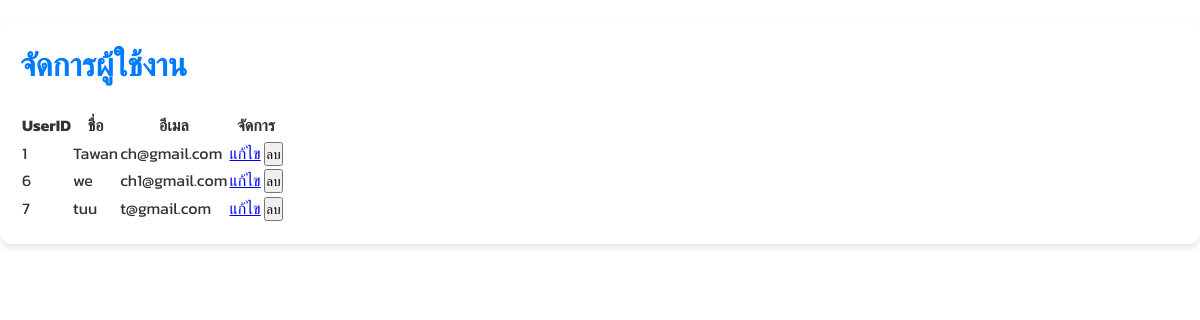
/ManageUser.php (signed in), run on the app's committed database.
### tables this page shows
CREATE TABLE `users` (
  `UserID` int(11) NOT NULL COMMENT 'เก็บไอดีผู้ใช้งาน',
  `Name` varchar(255) NOT NULL COMMENT 'เก็บชื่อ',
  `Email` varchar(255) NOT NULL COMMENT 'เก็บEmailในการlogin',
  `Password` varchar(255) NOT NULL,
  `RoleID` int(11) NOT NULL DEFAULT 1 COMMENT 'RoleID บอกตำแหน่ง',
  `Created_at` timestamp NOT NULL DEFAULT current_timestamp() ON UPDATE current_timestamp()
);

### ManageUser.php (the view, shortened to what this page needs)
<?php
$hostname = "localhost";
$username = "root";
$password = "";
$dbname = "repair_system";
$conn = new mysqli($hostname, $username, $password, $dbname);
$sql = "SELECT * FROM users";
$result = $conn->query($sql);
?>
<!DOCTYPE html>
<html lang="th">
<head>
    <link rel="stylesheet" href="css/styleAdmin.css">
</head>
<body>
    <div class="container">
        <h1>จัดการผู้ใช้งาน</h1>
        <table>
            <tr>
                <th>UserID</th>
                <th>ชื่อ</th>
                <th>อีเมล</th>
                <th>จัดการ</th>
            </tr>
            <?php while ($row = $result->fetch_assoc()) { ?>
            <tr>
                <td><?php echo $row['UserID']; ?></td>
                <td><?php echo $row['Name']; ?></td>
                <td><?php echo $row['Email']; ?></td>
                <td>
                    <a href="EditUser.php?UserID=<?php echo $row['UserID']; ?>">แก้ไข</a>
                    <form method="POST" style="display:inline;">
                        <button type="submit" name="delete_user">ลบ</button>
                    </form>
                </td>
            </tr>
            <?php } ?>
        </table>
    </div>
</body>
</html>

### css/styleAdmin.css (style rules this page uses)
* { margin: 0; padding: 0; box-sizing: border-box; font-family: "Kanit", sans-serif; }
body { font-family: "Kanit", sans-serif; background-color: #fff; color: #333; line-height: 1.6; }
.container { max-width: 1200px; margin: 20px auto; padding: 20px; background-color: #fff; border-radius: 12px; box-shadow: 0 4px 6px rgba(0, 0, 0, 0.1); }
h1 { font-size: 32px; margin-bottom: 20px; color: #007bff; }

### data on the page
users: UserID "1", Name "Tawan", Email "ch@gmail.com"
users: UserID "6", Name "we", Email "ch1@gmail.com"
users: UserID "7", Name "tuu", Email "t@gmail.com"
